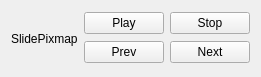
<ui version="4.0" >
 <class>SlidePlaybackWidget</class>
 <widget class="QWidget" name="SlidePlaybackWidget" >
  <property name="geometry" >
   <rect>
    <x>0</x>
    <y>0</y>
    <width>251</width>
    <height>77</height>
   </rect>
  </property>
  <property name="sizePolicy" >
   <sizepolicy vsizetype="Minimum" hsizetype="Minimum" >
    <horstretch>0</horstretch>
    <verstretch>0</verstretch>
   </sizepolicy>
  </property>
  <layout class="QHBoxLayout" name="horizontalLayout" >
   <item>
    <widget class="QLabel" name="m_slideLabel" >
     <property name="text" >
      <string>SlidePixmap</string>
     </property>
    </widget>
   </item>
   <item>
    <layout class="QGridLayout" name="gridLayout" >
     <item row="0" column="0" >
      <widget class="QPushButton" name="m_playButton" >
       <property name="text" >
        <string>Play</string>
       </property>
      </widget>
     </item>
     <item row="0" column="1" >
      <widget class="QPushButton" name="m_stopButton" >
       <property name="text" >
        <string>Stop</string>
       </property>
      </widget>
     </item>
     <item row="1" column="0" >
      <widget class="QPushButton" name="m_prevButton" >
       <property name="text" >
        <string>Prev</string>
       </property>
      </widget>
     </item>
     <item row="1" column="1" >
      <widget class="QPushButton" name="m_nextButton" >
       <property name="text" >
        <string>Next</string>
       </property>
      </widget>
     </item>
    </layout>
   </item>
  </layout>
 </widget>
 <resources/>
 <connections/>
</ui>
